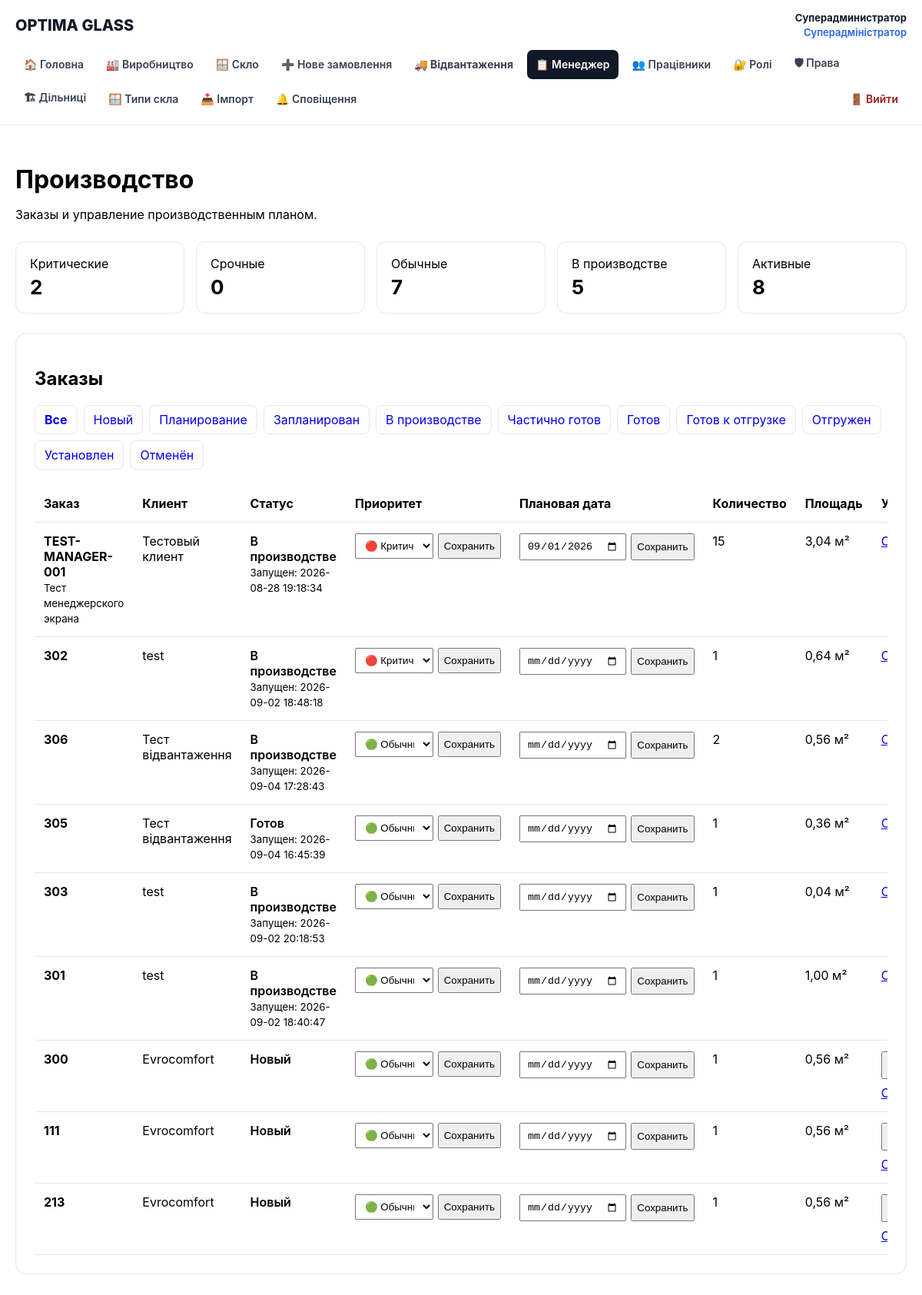
Page /manager.php (signed in) on the committed database.
### tables this page shows
CREATE TABLE users (
        id INTEGER PRIMARY KEY AUTOINCREMENT,
        name TEXT NOT NULL,
        email TEXT NOT NULL UNIQUE,
        password TEXT NOT NULL,
        role TEXT NOT NULL DEFAULT 'employee',
        active INTEGER NOT NULL DEFAULT 1,
        created_at TEXT NOT NULL DEFAULT CURRENT_TIMESTAMP
    , stage_id INTEGER REFERENCES production_stages(id));

CREATE TABLE orders (
    id INTEGER PRIMARY KEY AUTOINCREMENT,
    order_number TEXT NOT NULL UNIQUE,
    customer_name TEXT,
    comment TEXT,
    status TEXT NOT NULL DEFAULT 'new',
    created_at TEXT NOT NULL DEFAULT CURRENT_TIMESTAMP,
    updated_at TEXT NOT NULL DEFAULT CURRENT_TIMESTAMP
, priority INTEGER NOT NULL DEFAULT 1, planned_date TEXT, production_started_at TEXT, production_completed_at TEXT, created_by INTEGER);

### src/auth.php (called while the page is built, shortened)
<?php
require_once __DIR__ . '/db.php';
function current_user(): ?array
{
    global $db;
    $stmt = $db->prepare("
        SELECT
            u.id,
            u.name,
            u.email,
            u.role,
            u.active,
            u.stage_id,
            ps.name AS stage_name
        FROM users u
        LEFT JOIN production_stages ps
            ON ps.id = u.stage_id
        WHERE u.id = :id
          AND u.active = 1
        LIMIT 1
    ");
    $stmt->execute([
        ':id' => (int) $_SESSION['user_id'],
    ]);
    $user = $stmt->fetch(PDO::FETCH_ASSOC);
    return $user;
}
function require_user(): array
{
    $user = current_user();
    return $user;
}

### public/manager.php (the view, shortened to what this page needs)
<?php
require __DIR__ . '/../src/auth.php';
$user = require_user();
function e(?string $value): string
{
    return htmlspecialchars(
        $value ?? '',
        ENT_QUOTES,
        'UTF-8'
    );
}
function statusLabel(string $status): string
{
    return match ($status) {
        'new' => 'Новый',
        'planning' => 'Планирование',
        'planned' => 'Запланирован',
        'in_production' => 'В производстве',
        'partially_completed' => 'Частично готов',
        'completed' => 'Готов',
        'ready_for_shipping' => 'Готов к отгрузке',
        'shipped' => 'Отгружен',
        'installed' => 'Установлен',
        'cancelled' => 'Отменён',
        default => $status,
    };
}
$statusFilter = $_GET['status'] ?? 'all';
$allowedStatuses = [
    'all',
    'new',
    'planning',
    'planned',
    'in_production',
    'partially_completed',
    'completed',
    'ready_for_shipping',
    'shipped',
    'installed',
    'cancelled',
];
$statsStmt = $db->query("
    SELECT
        SUM(CASE WHEN priority = 3 THEN 1 ELSE 0 END)
            AS critical_count,
        SUM(CASE WHEN priority = 2 THEN 1 ELSE 0 END)
            AS urgent_count,
        SUM(CASE WHEN priority = 1 THEN 1 ELSE 0 END)
            AS normal_count,
        SUM(
            CASE
                WHEN status = 'in_production'
                THEN 1
                ELSE 0
            END
        ) AS production_count,
        SUM(
            CASE
                WHEN status NOT IN (
                    'completed',
                    'cancelled',
                    'installed',
                    'shipped'
                )
                THEN 1
                ELSE 0
            END
        ) AS active_count
    FROM orders
");
$stats = $statsStmt->fetch(PDO::FETCH_ASSOC);
$sql = "
    SELECT
        o.id,
        o.order_number,
        o.customer_name,
        o.comment,
        o.status,
        o.priority,
        o.planned_date,
        o.production_started_at,
        o.production_completed_at,
        o.created_at,
        COUNT(DISTINCT g.id) AS glass_count,
        COALESCE(
            (
                SELECT SUM(
                    oi.width *
                    oi.height *
                    oi.quantity
                ) / 1000000.0
                FROM order_items oi
                WHERE oi.order_id = o.id
            ),
            0
        ) AS area_m2
    FROM orders o
    LEFT JOIN glasses g
        ON g.order_id = o.id
";
$params = [];
$sql .= "
    GROUP BY o.id
    ORDER BY
        o.priority DESC,
        CASE
            WHEN o.planned_date IS NULL THEN 1
            ELSE 0
        END,
        o.planned_date ASC,
        o.id DESC
";
$stmt = $db->prepare($sql);
$stmt->execute($params);
$orders = $stmt->fetchAll(PDO::FETCH_ASSOC);
?>
<!DOCTYPE html>
<html lang="ru">
<head>
    <link
        rel="stylesheet"
        href="/assets/css/app.css"
    >
</head>
<body>
<?php require __DIR__ . '/../src/partials/header.php'; ?>
<main class="manager-page">
    <header class="manager-header">
        <h1>Производство</h1>
        <p>
            Заказы и управление производственным планом.
        </p>
    </header>
    <section class="manager-stats">
        <div class="manager-stat">
            Критические
            <span class="manager-stat-number">
                <?= (int) ($stats['critical_count'] ?? 0) ?>
            </span>
        </div>
        <div class="manager-stat">
            Срочные
            <span class="manager-stat-number">
                <?= (int) ($stats['urgent_count'] ?? 0) ?>
            </span>
        </div>
        <div class="manager-stat">
            Обычные
            <span class="manager-stat-number">
                <?= (int) ($stats['normal_count'] ?? 0) ?>
            </span>
        </div>
        <div class="manager-stat">
            В производстве
            <span class="manager-stat-number">
                <?= (int) ($stats['production_count'] ?? 0) ?>
            </span>
        </div>
        <div class="manager-stat">
            Активные
            <span class="manager-stat-number">
                <?= (int) ($stats['active_count'] ?? 0) ?>
            </span>
        </div>
    </section>
    <section class="manager-card">
        <h2>Заказы</h2>
        <div class="manager-filters">
            <?php foreach ($allowedStatuses as $status): ?>
                <a
                    href="/manager.php?status=<?= urlencode($status) ?>"
                    class="<?= $statusFilter === $status ? 'active' : '' ?>"
                >
                    <?= e(
                        $status === 'all'
                            ? 'Все'
                            : statusLabel($status)
                    ) ?>
                </a>
            <?php endforeach; ?>
        </div>
        <?php if (!$orders): ?>
            <div class="empty-state">
                Заказов пока нет.
            </div>
        <?php else: ?>
            <div class="orders-table-wrap">
                <table class="orders-table">
                    <thead>
                        <tr>
                            <th>Заказ</th>
                            <th>Клиент</th>
                            <th>Статус</th>
                            <th>Приоритет</th>
                            <th>Плановая дата</th>
                            <th>Количество</th>
                            <th>Площадь</th>
                            <th>Управление</th>
                        </tr>
                    </thead>
                    <tbody>
                    <?php foreach ($orders as $order): ?>
                        <tr>
                            <td>
                                <div class="order-number">
                                    <?= e($order['order_number']) ?>
                                </div>
                                <?php if (
                                    $order['comment']
                                ): ?>
                                    <small>
                                        <?= e($order['comment']) ?>
                                    </small>
                                <?php endif; ?>
                            </td>
                            <td>
                                <?= e(
                                    $order['customer_name']
                                ) ?>
                            </td>
                            <td>
                                <span class="status">
                                    <?= e(
                                        statusLabel(
                                            $order['status']
                                        )
                                    ) ?>
                                </span>
                                <?php if (
                                    $order['production_started_at']
                                ): ?>
                                    <br>
                                    <small>
                                        Запущен:
                                        <?= e(
                                            $order[
                                                'production_started_at'
                                            ]
                                        ) ?>
                                    </small>
                                <?php endif; ?>
                            </td>
                            <td>
                                <div class="order-controls">
                                    <form method="post">
                                        <select name="priority">
                                            <option
                                                value="3"
                                                <?= (int) $order['priority'] === 3
                                                    ? 'selected'
                                                    : '' ?>
                                            >
                                                🔴 Критический
                                            </option>
                                            <option
                                                value="1"
                                                <?= (int) $order['priority'] === 1
                                                    ? 'selected'
                                                    : '' ?>
                                            >
                                                🟢 Обычный
                                            </option>
                                        </select>
                                        <button type="submit">
                                            Сохранить
                                        </button>
                                    </form>
                                </div>
                            </td>
                            <td>
                                <div class="order-controls">
                                    <form method="post">
                                        <input
                                            type="date"
                                            name="planned_date"
                                            value="<?= e(
                                                $order['planned_date']
                                            ) ?>"
                                        >
                                        <button type="submit">
                                            Сохранить
                                        </button>
                                    </form>
                                </div>
                            </td>
                            <td>
                                <?= (int) $order['glass_count'] ?>
                            </td>
                            <td>
                                <?= number_format(
                                    (float) $order['area_m2'],
                                    2,
                                    ',',
                                    ' '
                                ) ?>
                                м²
                            </td>
                            <td>
                                <div class="order-actions">
                                    <?php if (
                                        in_array(
                                            $order['status'],
                                            [
                                                'new',
                                                'planning',
                                                'planned',
                                            ],
                                            true
                                        )
                                    ): ?>
                                        <form method="post">
                                            <button type="submit">
                                            </button>
                                        </form>
                                    <?php endif; ?>
                                    <a
                                        href="/order.php?id=<?= (int) $order['id'] ?>"
                                    >
                                        Открыть
                                    </a>
                                </div>
                            </td>
                        </tr>
                    <?php endforeach; ?>
                    </tbody>
                </table>
            </div>
        <?php endif; ?>
    </section>
</main>
</body>
</html>

### src/partials/header.php (shortened to what this page needs)
<?php
require_once __DIR__ . '/../auth.php';
require_once __DIR__ . '/../permissions.php';
$headerUser =
    isset($user) && is_array($user)
        ? $user
        : current_user();
$currentPage = basename(
    $_SERVER['PHP_SELF'] ?? ''
);
$headerRole = $headerUser['role'] ?? '';
$headerRoleLabels = [
    'superadmin'      => 'Суперадміністратор',
    'admin'           => 'Адміністратор',
    'manager'         => 'Менеджер',
    'section_manager' => 'Начальник дільниці',
    'employee'        => 'Працівник',
];
if (!function_exists('headerActive')) {
    function headerActive(
        string $page,
        string $currentPage
    ): string {
        return $page === $currentPage
            ? 'nav-active'
            : '';
    }
}
if (!function_exists('headerMenuItem')) {
    function headerMenuItem(
        string $url,
        string $label,
        string $page,
        string $currentPage,
        bool $allowed = true,
        string $extraClass = ''
    ): void {
        $classes = trim(
            headerActive(
                $page,
                $currentPage
            )
            . ' '
            . $extraClass
        );
        ?>
        <a
            href="<?= htmlspecialchars(
                $url,
                ENT_QUOTES,
                'UTF-8'
            ) ?>"
            class="<?= htmlspecialchars(
                $classes,
                ENT_QUOTES,
                'UTF-8'
            ) ?>"
        >
            <?= htmlspecialchars(
                $label,
                ENT_QUOTES,
                'UTF-8'
            ) ?>
        </a>
        <?php
    }
}
?>
<header class="app-header">
    <div class="app-header-inner">
        <div class="app-topbar">
            <a
                href="/"
                class="app-brand"
            >
                OPTIMA GLASS
            </a>
            <?php if ($headerUser): ?>
                <div class="app-user">
                    <strong>
                        <?= htmlspecialchars(
                            $headerUser['name'] ?? '',
                            ENT_QUOTES,
                            'UTF-8'
                        ) ?>
                    </strong>
                    <br>
                    <span class="app-user-role">
                        <?= htmlspecialchars(
                            $headerRoleLabels[$headerRole]
                                ?? $headerRole,
                            ENT_QUOTES,
                            'UTF-8'
                        ) ?>
                    </span>
                </div>
            <?php endif; ?>
        </div>
        <?php if ($headerUser): ?>
            <nav class="app-nav">
                <?php
                if ($headerRole === 'superadmin') {
                    headerMenuItem(
                        '/',
                        '🏠 Головна',
                        'index.php',
                        $currentPage
                    );
                }
                ?>
                <a
                    href="/logout.php"
                    class="logout-link"
                >
                    🚪 Вийти
                </a>
            </nav>
        <?php endif; ?>
    </div>
</header>

### rows in the picture
users: name "Суперадминистратор", role "Суперадміністратор"
orders: order_number "TEST-MANAGER-001", comment "Тест менеджерского экрана", customer_name "Тестовый клиент", status "В производстве", production_started_at "2026-08-28 19:18:34", priority "🔴 Критический", planned_date "09/01/2026", glass_count "15", area_m2 "3,04"
orders: order_number "302", customer_name "test", status "В производстве", production_started_at "2026-09-02 18:48:18", priority "🔴 Критический", glass_count "1", area_m2 "0,64"
orders: order_number "306", customer_name "Тест відвантаження", status "В производстве", production_started_at "2026-09-04 17:28:43", priority "🟢 Обычный", glass_count "2", area_m2 "0,56"
orders: order_number "305", customer_name "Тест відвантаження", status "Готов", production_started_at "2026-09-04 16:45:39", priority "🟢 Обычный", glass_count "1", area_m2 "0,36"
orders: order_number "303", customer_name "test", status "В производстве", production_started_at "2026-09-02 20:18:53", priority "🟢 Обычный", glass_count "1", area_m2 "0,04"
orders: order_number "301", customer_name "test", status "В производстве", production_started_at "2026-09-02 18:40:47", priority "🟢 Обычный", glass_count "1", area_m2 "1,00"
orders: order_number "300", customer_name "Evrocomfort", status "Новый", priority "🟢 Обычный", glass_count "1", area_m2 "0,56"
orders: order_number "111", customer_name "Evrocomfort", status "Новый", priority "🟢 Обычный", glass_count "1", area_m2 "0,56"
orders: order_number "213", customer_name "Evrocomfort", status "Новый", priority "🟢 Обычный", glass_count "1", area_m2 "0,56"

### other values in the picture
$label "🏠 Головна 🏭 Виробництво 🪟 Скло ➕ Нове замовлення 🚚 Відвантаження 📋 Менеджер 👥 Працівники 🔐 Ролі 🛡 Права 🏗 Дільниці 🪟 Типи скла 📥 Імпорт 🔔 Сповіщення"
$stats['critical_count'] "2"
$stats['urgent_count'] "0"
$stats['normal_count'] "7"
$stats['production_count'] "5"
$stats['active_count'] "8"
